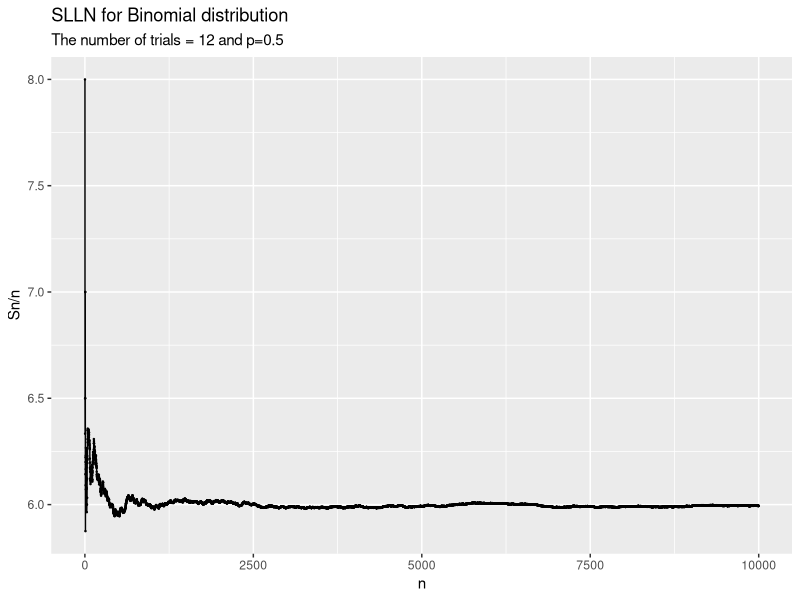

The R source for this figure:
## ---- chunk 1
#### R code for Q4 in TUT 1 #####
set.seed(305)
n = 10000
ctr = 0
simlist = numeric(n)
while (ctr < n) {
  trial <- sample(1:6, 2, replace = TRUE)
  if (sum(trial) == 7) {  # Check if sum is 7
    success <- if (trial[1] == 2) 1 else 0
    ctr <- ctr + 1
    simlist[ctr] <- success
  }
}
mean(simlist) #Proportion of the required events
## ---- chunk 2
## program for TUT3, STA237 ###
## Q1 ###
nfact2 <- function(n){
  # calculate n factorial
  if (n == 1){
    cat("called nfact2(1)\n")
    return(1)
  } else {
    cat("called nfact2(", n, ")\n", sep="")
    return(n*nfact2(n-1))
  }
}

nfact2(6)


### Q4 ####
A = matrix(c(3, 4, 2, 4, 9, 3, 6, 7, 2, 1 , 6, 9), nrow = 3, ncol = 4)
transA = t(A)
solve(A%*%transA)
## ---- chunk 3
#install.packages("ggplot2")
library(ggplot2)
## TUT 8 #####

### Binomial Distribution ####
s <- 12 #The number of trials
p <- 0.5
n <- 10000
result <- numeric(n)
sn <- 0
for (i in 1:n){
  sn <- sn + rbinom(1, s, p)
  result[i] <- sn/i
}

ind <- 1:n
data = data.frame(Index = ind, result = result)
ggplot(data, aes(x = Index, y = result)) + geom_point(size = 0.2) +
  ylab("Sn/n") + xlab("n") +
  labs(title = "SLLN for Binomial distribution", subtitle = "The number of trials = 12 and p=0.5") +
  geom_line()
